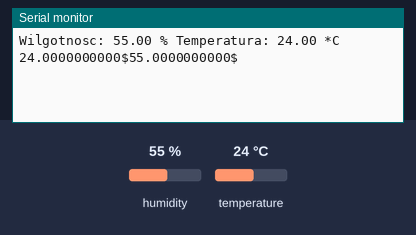
This sketch was run on a simulated Arduino Uno, built with avr-gcc and run on an emulated ATmega328P. Shown: the last lines printed to the serial monitor. Inputs (shaded band) come from the test bench; at power-on: humidity 55 %, temperature 24 °C.

Above: at 2.8 s.
2.9 s: humidity set to 22 %
At 4.8 s:
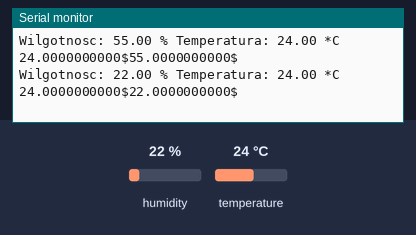
5.6 s: temperature set to 12 °C
At 6.6 s:
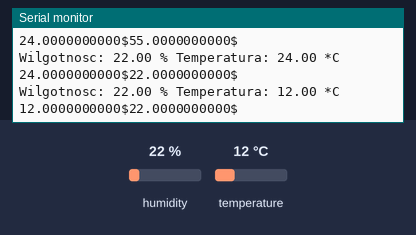
8.3 s: humidity set to 40 %
At 11.4 s:
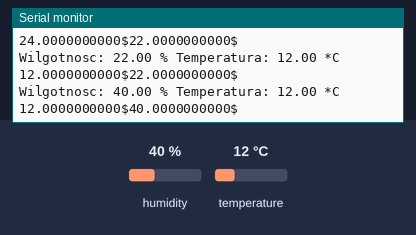
Timing chart, 0 to 12.9 s (numbered marks = the images above; inputs shaded):
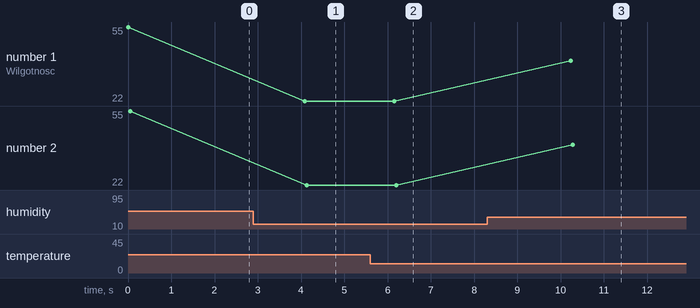

The sketch:

remote-dht-transmitter.ino
```cpp
#include <DHT.h> // biblioteka DHT
#include <VirtualWire.h>

#define led_pin 11
#define transmit_pin 10

#define DHTPIN 2 // numer pinu sygnałowego
#define DHTTYPE DHT22 // typ czujnika (DHT11). Jesli posiadamy DHT22 wybieramy DHT22

DHT dht(DHTPIN, DHTTYPE); // definicja czujnika

float a = 0.0,b = 0.0;
String toSend="";
void setup() {
  Serial.begin(9600); // otworzenie portu szeregowego
  dht.begin(); // inicjalizacja czujnika

  //vw_setup(2000);
  //vw_set_tx_pin(transmit_pin);
}


void loop() {
  // Odczyt temperatury i wilgotnosci powietrza
  float t = dht.readTemperature();
  float h = dht.readHumidity();


  if (isnan(t) || isnan(h))
    {
    Serial.println("Blad odczytu danych z czujnika");
    }
    else
    {
      // Jeśli tak, wyświetlamy wyniki pomiaru

    if(a != h || b != t)
    {
      Serial.print("Wilgotnosc: ");
      Serial.print(h);
      Serial.print(" % ");
      Serial.print("Temperatura: ");
      Serial.print(t);
      Serial.println(" *C");
      a = h;
      b = t;

      toSend = String(t, DEC) + "$"+ String(h, DEC) + "$";
      char msg[15]; //char array to copy the String into

      toSend.toCharArray(msg, toSend.length() + 1); //Copy the string (+1 is to hold the terminating null char)
      Serial.println(msg);

      digitalWrite(led_pin, HIGH);
      vw_send((uint8_t *)msg, strlen(msg));
      vw_wait_tx();
      digitalWrite(led_pin, LOW);
    }
  }
 delay(500);
}
```

Measured:
- after the input at 2.9 s, the serial monitor: prints a new line after 1.2 s (image 1)
- after the input at 5.6 s, the serial monitor: prints a new line after 0.56 s (image 2)
- after the input at 8.3 s, the serial monitor: prints a new line after 1.9 s (image 3)
- plotted number 1: 55 → 22 after the input at 2.9 s, 22 → 40 after the input at 8.3 s
- plotted number 2: 55 → 22 after the input at 2.9 s, 22 → 40 after the input at 8.3 s
